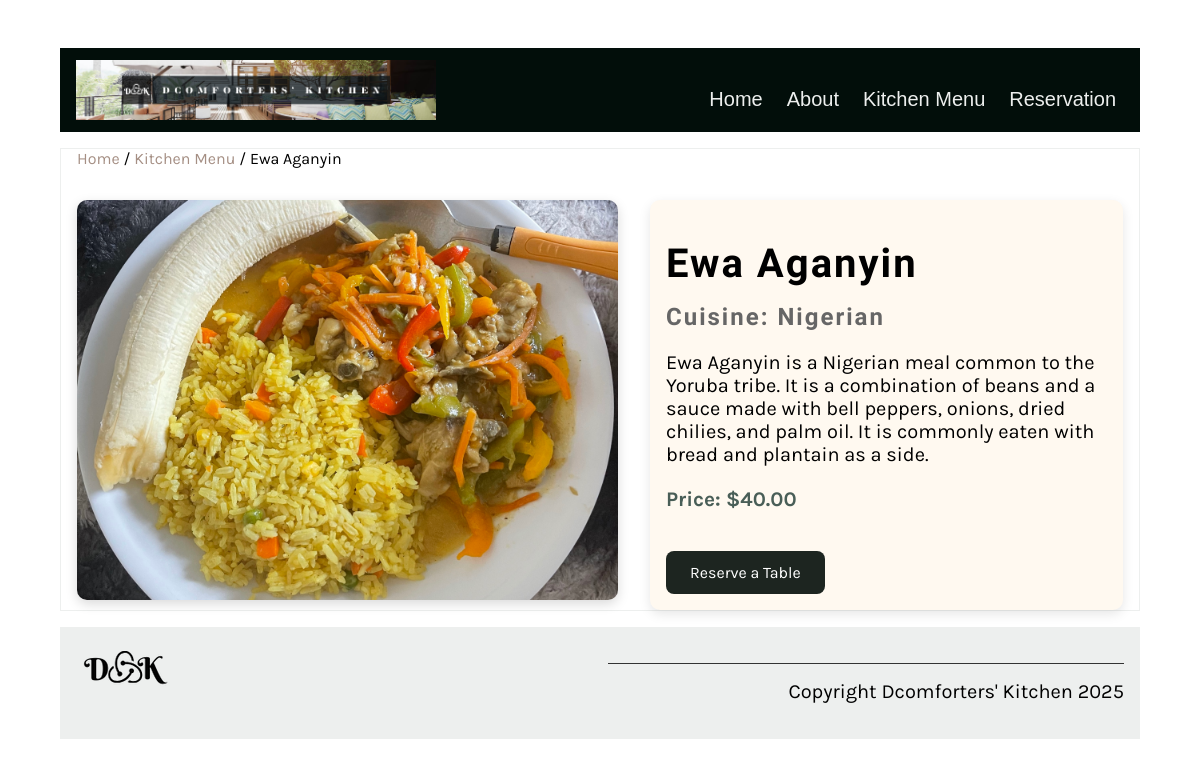
The page /kitchen/menu_details/2 on the database its author committed.
### newapp/models.py (models this page shows, shortened)
class Menu(models.Model):
    food_name = models.CharField(max_length=100)
    cuisine = models.CharField(max_length=100)
    item_description = models.TextField(max_length=1000, default='')
    price = models.DecimalField(max_digits=10, decimal_places=2, null=True, blank=True)
    prep_time = models.IntegerField(default=25)
    calories = models.IntegerField(default=1000)
    image = models.ImageField(upload_to='newapp/static/img/menu_items/', null=True, blank=True)

### newapp/views.py (the view)
# urls.py: path('menu_details/<int:pk>', views.menu_details, name='menu_details'),
def menu_details(request, pk=None):
    if pk:
        menu_item = Menu.objects.get(pk=pk)
    else:
        menu_item = ''
    return render(request, 'menu_details.html', {"menu_item" : menu_item})

### newapp/templates/menu_details.html
{% extends 'base.html' %}
{% load static %}
{% block content %}
<section>
  <article>
    <div class="breadcrumb">
      <a href="{% url 'home' %}">Home</a> /
      <a href="{% url 'kitchen' %}">Kitchen Menu</a> /
      {{ menu_item.food_name }}
    </div>
    <div class="menu-details-container">
      <div class="menu-image-large">
        {% if menu_item.image %}
          <img src="/static/img/menu_items/{{menu_item.food_name}}.jpg" alt="{{ menu_item.food_name}}" />
        {% else %}
          <img src="{% static 'img/default_dish.jpg' %}" alt="Default Image">
        {% endif %}
      </div>
      <div class="menu-info">
        <h1>{{ menu_item.food_name }}</h1>
        <h2>Cuisine: {{ menu_item.cuisine }}</h2>
        <p class="menu-description">{{ menu_item.item_description }}</p>
        <p class="menu-price-large">Price: ${{ menu_item.price }}</p>
        <a href="{% url 'reservation' %}" class="cta-button">Reserve a Table</a>
      </div>
    </div>
  </article>
</section>
{% endblock %}

### newapp/static/css/style.css (style rules this page uses)
body { font-family: 'Karla', sans-serif; margin-top: 3rem; margin-bottom: 3rem; margin-left: 5%; margin-right: 5%; }
h1, h2, h3, h4, h5, h6 { font-family: 'Markazi Text', serif; letter-spacing: 2px;; }
h1 { font-size: 4rem; margin-top: 1.5rem; margin-bottom: 0; }
h2 { font-size: 2.5rem; color: #333333; margin:1rem 0; }
p, ul { font-size: 1.25rem;; }
a { color: #a58f84; text-decoration: none; }
section { display: flex; gap: 2rem 1rem; margin-top: 1rem; margin-bottom: 1rem; flex-direction: row; }
article { flex:1; }
article img { max-width: 100%; }
main article { border: 1px solid #EDEFEE; padding-left: 1rem; padding-right: 1rem; }
.cta-button { display: inline-block; margin-top: 1rem; background: #1d2520; color: white; padding: 0.75rem 1.5rem; border-radius: 8px; text-decoration: none; transition: background 0.3s ease; }
.menu-details-container { display: flex; flex-wrap: wrap; gap: 2rem; align-items: flex-start; margin-top: 2rem; }
.menu-image-large { flex: 1 1 400px; }
.menu-image-large img { width: 100%; max-height: 400px; object-fit: cover; border-radius: 10px; box-shadow: 0 4px 12px rgba(0,0,0,0.15); }
.menu-info { flex: 1 1 300px; padding: 1rem; background-color: #fff9f0; border-radius: 10px; box-shadow: 0 4px 12px rgba(0,0,0,0.1); }
.menu-info h1 { font-size: 2.5rem; margin-bottom: 0.5rem; }
.menu-info h2 { font-size: 1.5rem; color: #666; margin-bottom: 1rem; }
.menu-description { font-size: 1.25rem; margin-bottom: 1rem; }
.menu-price-large { font-size: 1.3rem; font-weight: bold; color: #495E57; margin-bottom: 1.5rem; }
.breadcrumb { font-size: 1rem; margin-bottom: 1rem; }

### rows shown on the page
Menu: food_name "Ewa Aganyin", cuisine "Nigerian", item_description "Ewa Aganyin is a Nigerian meal common to the Yoruba tribe. It is a combination of beans and a sauce made with bell peppers, onions, dried chilies, and palm oil. It is commonly eaten with bread and plantain as a side.", price "40.00"
